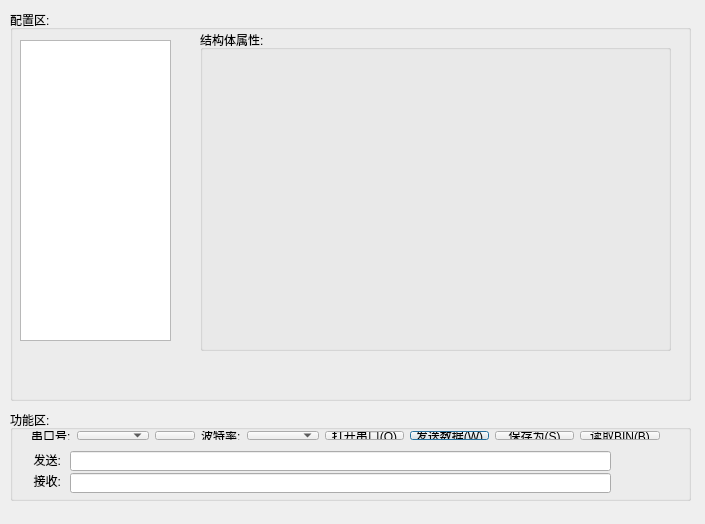
<?xml version="1.0" encoding="UTF-8"?>
<ui version="4.0">
 <class>MainWindow</class>
 <widget class="QMainWindow" name="MainWindow">
  <property name="geometry">
   <rect>
    <x>0</x>
    <y>0</y>
    <width>705</width>
    <height>524</height>
   </rect>
  </property>
  <property name="windowTitle">
   <string>MainWindow</string>
  </property>
  <widget class="QWidget" name="centralWidget">
   <widget class="QGroupBox" name="gpb2">
    <property name="geometry">
     <rect>
      <x>10</x>
      <y>410</y>
      <width>681</width>
      <height>91</height>
     </rect>
    </property>
    <property name="title">
     <string>功能区:</string>
    </property>
    <widget class="QLineEdit" name="txtoutput">
     <property name="geometry">
      <rect>
       <x>60</x>
       <y>41</y>
       <width>541</width>
       <height>20</height>
      </rect>
     </property>
    </widget>
    <widget class="QLabel" name="lbloutput">
     <property name="geometry">
      <rect>
       <x>10</x>
       <y>42</y>
       <width>41</width>
       <height>16</height>
      </rect>
     </property>
     <property name="text">
      <string>发送:</string>
     </property>
     <property name="alignment">
      <set>Qt::AlignRight|Qt::AlignTrailing|Qt::AlignVCenter</set>
     </property>
    </widget>
    <widget class="QWidget" name="horizontalLayoutWidget">
     <property name="geometry">
      <rect>
       <x>10</x>
       <y>10</y>
       <width>651</width>
       <height>31</height>
      </rect>
     </property>
     <layout class="QHBoxLayout" name="horizontalLayout" stretch="5,10,1,5,10,10,10,10,10">
      <item>
       <widget class="QLabel" name="lblCOM">
        <property name="text">
         <string>串口号:</string>
        </property>
       </widget>
      </item>
      <item>
       <widget class="QComboBox" name="cbbCOM"/>
      </item>
      <item>
       <widget class="QPushButton" name="btnRefresh">
        <property name="toolTip">
         <string>刷新串口号</string>
        </property>
        <property name="text">
         <string/>
        </property>
        <property name="icon">
         <iconset resource="images.qrc">
          <normaloff>:/images/images/refresh.png</normaloff>:/images/images/refresh.png</iconset>
        </property>
        <property name="checkable">
         <bool>false</bool>
        </property>
        <property name="flat">
         <bool>false</bool>
        </property>
       </widget>
      </item>
      <item>
       <widget class="QLabel" name="lblrate">
        <property name="text">
         <string>波特率:</string>
        </property>
       </widget>
      </item>
      <item>
       <widget class="QComboBox" name="cbbrate"/>
      </item>
      <item>
       <widget class="QPushButton" name="btnOpen">
        <property name="text">
         <string>打开串口(&amp;O)</string>
        </property>
        <property name="icon">
         <iconset resource="images.qrc">
          <normaloff>:/images/images/opencom.ico</normaloff>:/images/images/opencom.ico</iconset>
        </property>
       </widget>
      </item>
      <item>
       <widget class="QPushButton" name="btnCOM">
        <property name="toolTip">
         <string>发送数据到串口，数据格式为 (JL)(ID16)(DataLen16)[Data](CRC16). 快捷键Alt+W、F5</string>
        </property>
        <property name="text">
         <string>发送数据(&amp;W)</string>
        </property>
        <property name="icon">
         <iconset resource="images.qrc">
          <normaloff>:/images/images/com.ico</normaloff>:/images/images/com.ico</iconset>
        </property>
        <property name="shortcut">
         <string>F5</string>
        </property>
        <property name="default">
         <bool>true</bool>
        </property>
       </widget>
      </item>
      <item>
       <widget class="QPushButton" name="btnSave">
        <property name="text">
         <string>保存为(&amp;S)</string>
        </property>
        <property name="icon">
         <iconset resource="images.qrc">
          <normaloff>:/images/images/save.ico</normaloff>:/images/images/save.ico</iconset>
        </property>
        <property name="default">
         <bool>false</bool>
        </property>
       </widget>
      </item>
      <item>
       <widget class="QPushButton" name="btnRead">
        <property name="text">
         <string>读取BIN(&amp;B)</string>
        </property>
       </widget>
      </item>
     </layout>
    </widget>
    <widget class="QLabel" name="lblinput">
     <property name="geometry">
      <rect>
       <x>10</x>
       <y>63</y>
       <width>41</width>
       <height>16</height>
      </rect>
     </property>
     <property name="text">
      <string>接收:</string>
     </property>
     <property name="alignment">
      <set>Qt::AlignRight|Qt::AlignTrailing|Qt::AlignVCenter</set>
     </property>
    </widget>
    <widget class="QLineEdit" name="txtinput">
     <property name="geometry">
      <rect>
       <x>60</x>
       <y>63</y>
       <width>541</width>
       <height>20</height>
      </rect>
     </property>
    </widget>
   </widget>
   <widget class="QGroupBox" name="gpb1">
    <property name="geometry">
     <rect>
      <x>10</x>
      <y>10</y>
      <width>681</width>
      <height>391</height>
     </rect>
    </property>
    <property name="title">
     <string>配置区:</string>
    </property>
    <widget class="QTreeView" name="treeView">
     <property name="geometry">
      <rect>
       <x>10</x>
       <y>30</y>
       <width>151</width>
       <height>301</height>
      </rect>
     </property>
     <property name="font">
      <font>
       <pointsize>12</pointsize>
      </font>
     </property>
     <property name="editTriggers">
      <set>QAbstractItemView::NoEditTriggers</set>
     </property>
    </widget>
    <widget class="QGroupBox" name="groupBox">
     <property name="geometry">
      <rect>
       <x>190</x>
       <y>20</y>
       <width>471</width>
       <height>321</height>
      </rect>
     </property>
     <property name="title">
      <string>结构体属性:</string>
     </property>
     <widget class="QWidget" name="formLayoutWidget">
      <property name="geometry">
       <rect>
        <x>60</x>
        <y>30</y>
        <width>391</width>
        <height>281</height>
       </rect>
      </property>
      <layout class="QFormLayout" name="formLayout"/>
     </widget>
     <zorder>formLayoutWidget</zorder>
     <zorder>gpb1</zorder>
    </widget>
   </widget>
  </widget>
  <widget class="QMenuBar" name="menuBar">
   <property name="geometry">
    <rect>
     <x>0</x>
     <y>0</y>
     <width>705</width>
     <height>19</height>
    </rect>
   </property>
  </widget>
 </widget>
 <layoutdefault spacing="6" margin="11"/>
 <resources>
  <include location="images.qrc"/>
 </resources>
 <connections/>
</ui>
